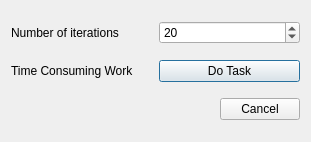
<?xml version="1.0" encoding="UTF-8"?>
<ui version="4.0">
 <class>TaskDialog</class>
 <widget class="QDialog" name="TaskDialog">
  <property name="geometry">
   <rect>
    <x>0</x>
    <y>0</y>
    <width>311</width>
    <height>142</height>
   </rect>
  </property>
  <property name="windowTitle">
   <string>TaskDialog</string>
  </property>
  <layout class="QGridLayout" name="gridLayout">
   <item row="0" column="0">
    <layout class="QHBoxLayout" name="horizontalLayout_3">
     <item>
      <widget class="QLabel" name="label_2">
       <property name="text">
        <string>Number of iterations</string>
       </property>
      </widget>
     </item>
     <item>
      <widget class="QSpinBox" name="spinBoxIterations">
       <property name="value">
        <number>20</number>
       </property>
      </widget>
     </item>
    </layout>
   </item>
   <item row="1" column="0">
    <layout class="QHBoxLayout" name="horizontalLayout_2">
     <item>
      <widget class="QLabel" name="label">
       <property name="text">
        <string>Time Consuming Work</string>
       </property>
      </widget>
     </item>
     <item>
      <widget class="QPushButton" name="doTaskButton">
       <property name="text">
        <string>Do Task</string>
       </property>
      </widget>
     </item>
    </layout>
   </item>
   <item row="2" column="0">
    <layout class="QHBoxLayout" name="horizontalLayout">
     <item>
      <spacer name="horizontalSpacer">
       <property name="orientation">
        <enum>Qt::Horizontal</enum>
       </property>
       <property name="sizeHint" stdset="0">
        <size>
         <width>40</width>
         <height>20</height>
        </size>
       </property>
      </spacer>
     </item>
     <item>
      <widget class="QPushButton" name="pushButton_2">
       <property name="text">
        <string>Cancel</string>
       </property>
      </widget>
     </item>
    </layout>
   </item>
  </layout>
 </widget>
 <layoutdefault spacing="6" margin="11"/>
 <resources/>
 <connections>
  <connection>
   <sender>pushButton_2</sender>
   <signal>clicked()</signal>
   <receiver>TaskDialog</receiver>
   <slot>close()</slot>
   <hints>
    <hint type="sourcelabel">
     <x>246</x>
     <y>69</y>
    </hint>
    <hint type="destinationlabel">
     <x>329</x>
     <y>67</y>
    </hint>
   </hints>
  </connection>
 </connections>
</ui>
